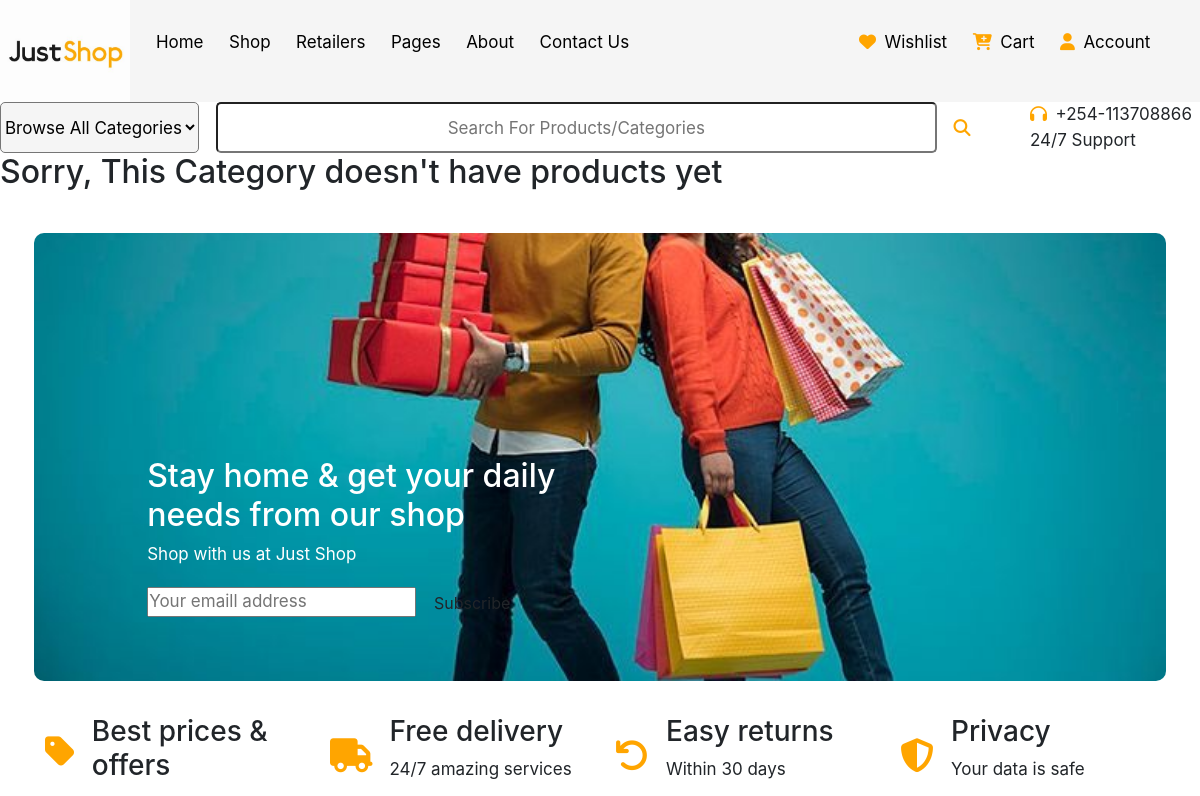
Page /category/2/ (upper part) on the earlier database version.
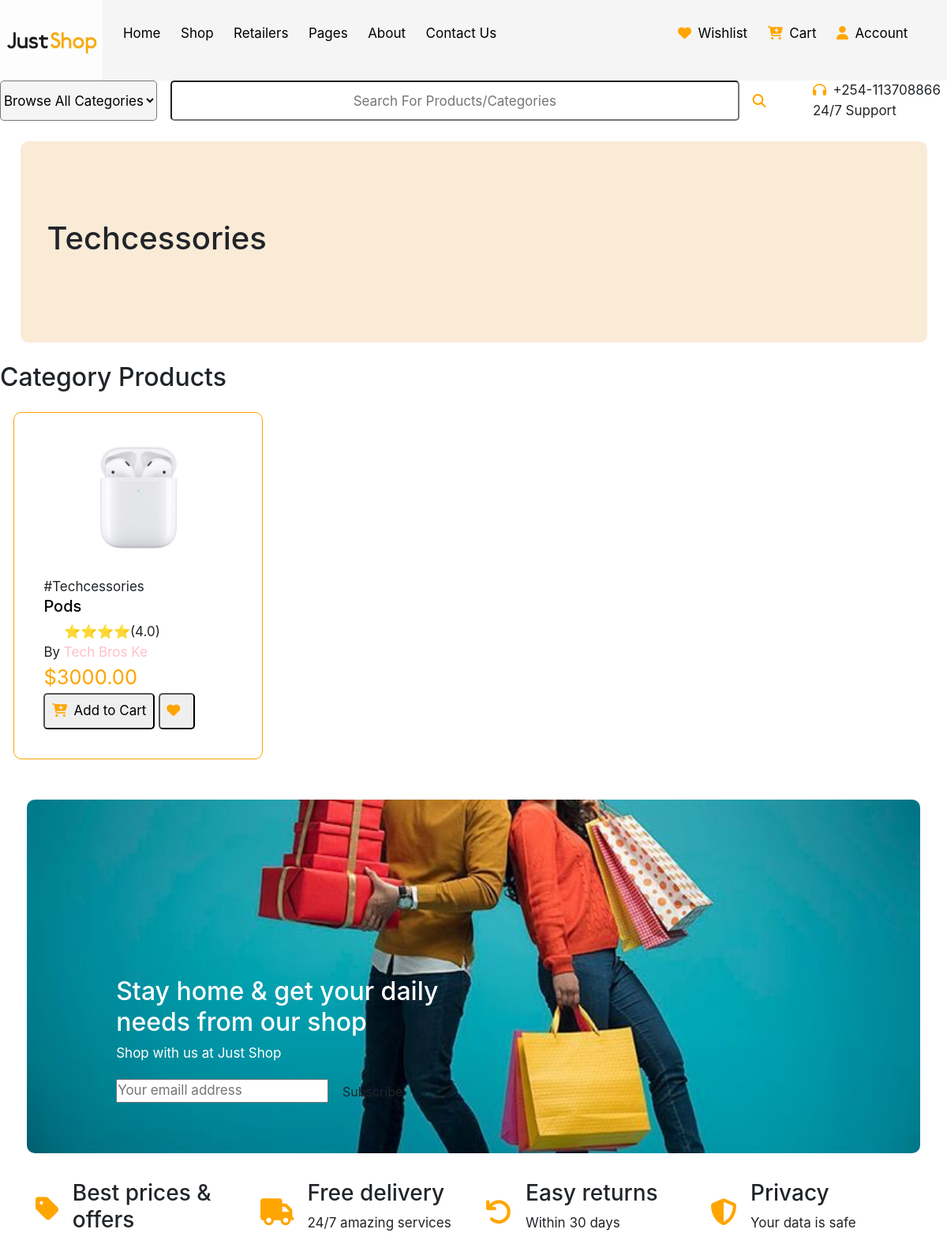
Same page on the later database version.
### main/models.py (models this page shows, shortened)
class Product(models.Model):
    product_id=models.UUIDField(unique=True, default=uuid.uuid4)
    title=models.CharField(max_length=100)
    image=models.ImageField(upload_to=user_dir_path)
    retailer=models.ForeignKey(Retailer,on_delete=models.SET_NULL,null=True,related_name="products")
    description=CKEditor5Field('Text',config_name='default',null="true",blank="True")
    category=models.ForeignKey(Category,on_delete=models.SET_NULL,null=True,related_name="category_products")
    base_price=models.DecimalField(max_digits=999999999,decimal_places=2)
    sale_price=models.DecimalField(max_digits=999999999,decimal_places=2)
    stock_status=models.CharField(choices=STOCK_STATUS,max_length=10,default="instock")
    product_status=models.CharField(choices=STATUS,max_length=100,default="inreview")
    warranty_period=models.CharField(max_length=100,default="100")
    featured=models.BooleanField(default=False)
    specifications=models.TextField(max_length=100,null=True,blank=True)
    digital=models.BooleanField(default=False)
    user=models.ForeignKey(User,on_delete=models.SET_NULL,null=True)
    class Meta:
        verbose_name_plural="Products"

class Category(models.Model):
    category_id=models.UUIDField(unique=True,default=uuid.uuid4)
    title=models.CharField(max_length=100)
    image=models.ImageField(upload_to="category")#define dir within media dir where images stored
    class Meta:
        verbose_name_plural="Categories"
    def __str__(self):
            return self.title

class Retailer(models.Model):
     retailer_id=models.UUIDField(unique=True, default=uuid.uuid4)
     title=models.CharField(max_length=100)
     image=models.ImageField(upload_to=user_dir_path,null=True)
     description=models.CharField(null=True,max_length=100,blank=True,default="Simply The best")
     rating=models.CharField(max_length=100,default="100")
     contact=models.CharField(max_length=100)
     return_time=models.CharField(max_length=100,default="10")
     address=models.CharField(max_length=100)
     shipping_time=models.CharField(max_length=100)
     user=models.ForeignKey(User,on_delete=models.SET_NULL,null=True)#on_delete=models.CASCADE,null=False
     date=models.DateTimeField(auto_now_add=True,null=True,blank=True)
     storefront_image=models.ImageField(upload_to=user_dir_path,null=True)
     class Meta:
          verbose_name_plural="Retailers"
     def __str__(self):
      return self.title

### main/views.py (the view)
# urls.py: path('category/<id>/',category_products_view,name="categorydetails"),
def category_products_view(request,id):
   category_products=Product.objects.filter(category_id=id)
   context={
      "category_products":category_products,
   }
   return render(request,"main/categorydetails.html",context)

### main/context_processor.py (called while the page is built)
def default(request):
    products=Product.objects.all()
    categories=Category.objects.all()
    return{
        'products':products,
        'categories':categories,
    }

### templates/main/categorydetails.html
{% extends "base/base.html" %}
{% load static %}
{%block content%}
{% if category_products %}
    <div class="category-main-container">
        <div class="category-banner">
            <h1>{{ category_products.0.category }}</h1>
        </div>
        <div class="category-features">
            <h2>Category Products</h2>
        </div>
        <div class="products-container">
            {% for category_product in category_products %}
                <div class="product-card">
                    <div class="product-img">
                        <img class="product-image" src="{{ category_product.image.url }}" alt="">
                    </div>
                    <div class="product-info">
                        <span>#{{ category_product.category }}</span>
                        <a href=""><h5>{{ category_product.title }}</h5></a>
                        <span>⭐⭐⭐⭐(4.0)</span><br>
                        <span>By <a class="retailer-title" href="{% url 'main:retailerdetails' category_product.retailer.id %}">{{ category_product.retailer }}</a></span><br>
                        <span class="price">${{ category_product.sale_price }}</span>
                        <button><i class="fas fa-cart-plus"></i>Add to Cart</button>
                        <button><i class="fas fa-heart"></i></button>
                    </div>
                </div>
            {% endfor %}
        </div>
    </div>
{% else %}
    <h2>Sorry, This Category doesn't have products yet</h2>
{% endif %}
{%endblock content%}

Differences in the rows shown:
added Product: category.title "Techcessories", image (picture), category "Techcessories", title "Pods", retailer "Tech Bros Ke", sale_price "3000.00"
Other differences:
text no longer shown: "Sorry, This Category doesn't have products yet"
text now shown: "Category Products"
